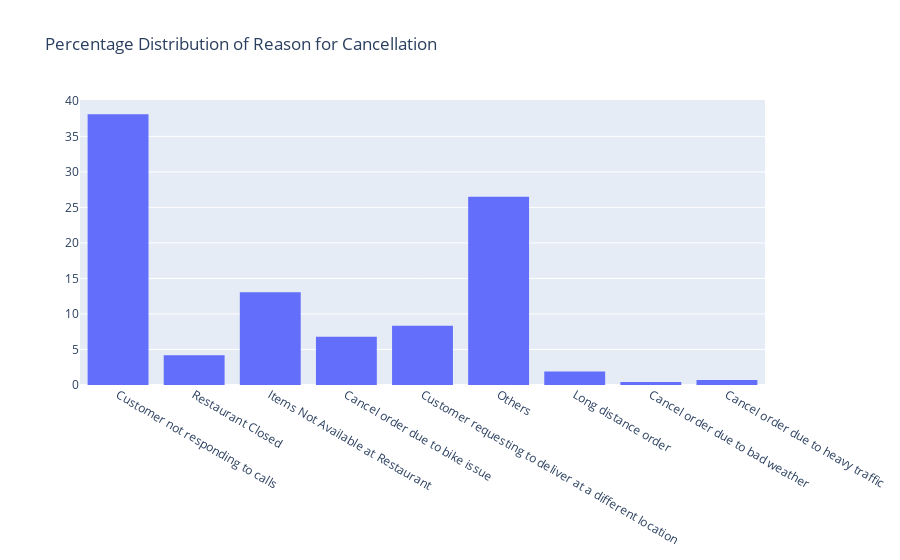

Notebook cell for this chart:
### Code cell
get_hist(freq_reason['reason_text'], title = 'Percentage Distribution of Reason for Cancellation')

### Figure 1 — Plotly figure (JSON) as saved in the notebook; plotly's stock layout.template omitted (floating-point values rounded to 4 significant figures; data arrays with more than 128 entries replaced by an {"elided": "..."} marker saying what was removed)
{"data": [{"histnorm": "percent", "nbinsx": 200, "type": "histogram", "x": {"elided": "9199 str values"}}], "layout": {"title": {"text": "Percentage Distribution of Reason for Cancellation"}}}
